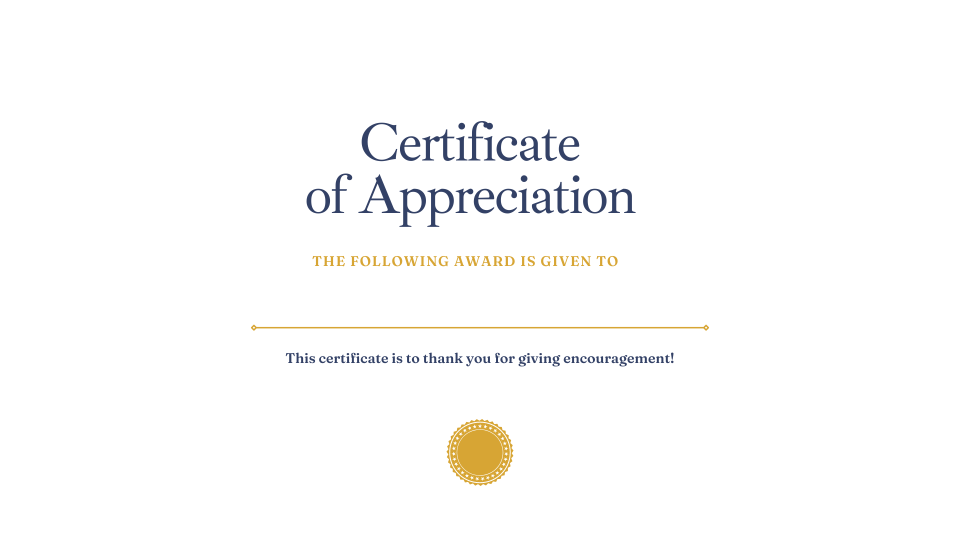
#> input picture AppreciationCertificate.png, 1920 x 1080 px (shown at 1/2 size)
$ python 'source code.py'
#> lines starting #> are read from the running program, lines starting #| are printed output that depends on the picture
from PIL import ImageDraw, Image, ImageFont

def CertificateGenerator(names_and_paths, certificate_path):


#> called with certificate_path = 'AppreciationCertificate.png'
    for name, output_path in names_and_paths.items():
        certificate = Image.open(certificate_path)
#> certificate is the input picture: PIL image 1920x1080 RGBA; mean R, G, B, A 252.1, 251.8, 251.3, 255
        draw = ImageDraw.Draw(certificate)

        font = ImageFont.truetype("arial.ttf", 50)
        x = 690
        y = 608

        draw.text((x, y), name, fill="black", font=font)

        certificate.save(output_path)
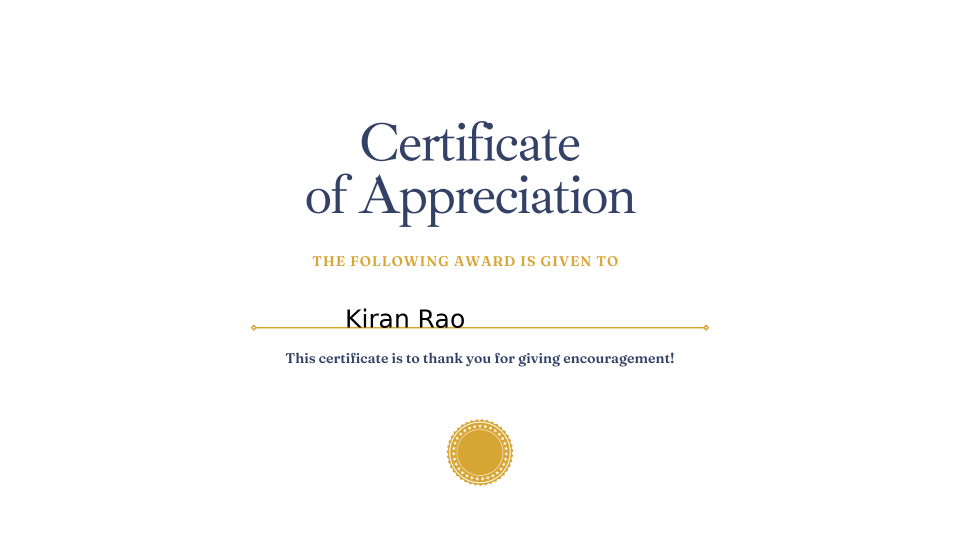
#> saved as Kiran_Certificate.png: PIL image 1920x1080 RGBA (shown at 1/2 size); mean R, G, B, A 251.8, 251.5, 251, 255

# Example usage
if __name__ == "__main__":
    names_and_paths = {
        "Kiran Rao": "Kiran_Certificate.png",
        "Conner Beach": "Conner_Certificate.png",
        "Hailey Black": "Hailey_Certificate.png"
    }
    certificate_path = "AppreciationCertificate.png"  # Path to your certificate template image
    CertificateGenerator(names_and_paths, certificate_path)
